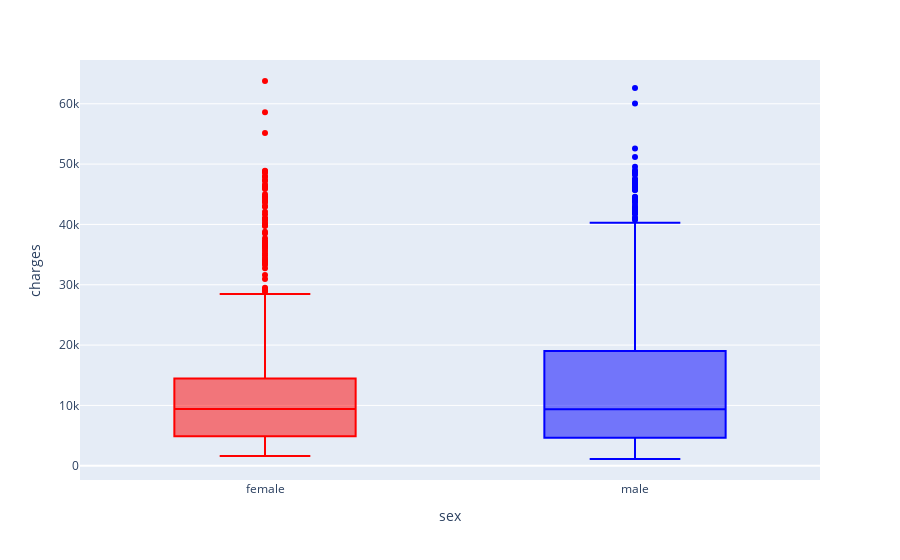

The notebook cell saved with this chart:
### Markdown cell above
How does sex affect the charges?

### Code cell
fig = px.box(df, x='sex', y='charges', color='sex', color_discrete_sequence=['red', 'blue'])
fig.update_layout(showlegend=False)
fig.show()

### Figure 1 — Plotly figure (JSON) as saved in the notebook; plotly's stock layout.template omitted (floating-point values rounded to 4 significant figures; data arrays with more than 128 entries replaced by an {"elided": "..."} marker saying what was removed)
{"data": [{"alignmentgroup": "True", "hovertemplate": "sex=%{x}<br>charges=%{y}<extra></extra>", "legendgroup": "female", "marker": {"color": "red"}, "name": "female", "notched": false, "offsetgroup": "female", "orientation": "v", "showlegend": true, "type": "box", "x": {"elided": "662 str values"}, "x0": " ", "xaxis": "x", "y": {"elided": "662 float values"}, "y0": " ", "yaxis": "y"}, {"alignmentgroup": "True", "hovertemplate": "sex=%{x}<br>charges=%{y}<extra></extra>", "legendgroup": "male", "marker": {"color": "blue"}, "name": "male", "notched": false, "offsetgroup": "male", "orientation": "v", "showlegend": true, "type": "box", "x": {"elided": "675 str values"}, "x0": " ", "xaxis": "x", "y": {"elided": "675 float values"}, "y0": " ", "yaxis": "y"}], "layout": {"boxmode": "overlay", "legend": {"title": {"text": "sex"}, "tracegroupgap": 0}, "margin": {"t": 60}, "showlegend": false, "xaxis": {"anchor": "y", "categoryarray": ["female", "male"], "categoryorder": "array", "domain": [0, 1], "title": {"text": "sex"}}, "yaxis": {"anchor": "x", "domain": [0, 1], "title": {"text": "charges"}}}}
